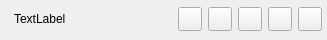
<?xml version="1.0" encoding="UTF-8"?>
<ui version="4.0">
 <class>AFDockTitle</class>
 <widget class="QFrame" name="AFDockTitle">
  <property name="geometry">
   <rect>
    <x>0</x>
    <y>0</y>
    <width>327</width>
    <height>40</height>
   </rect>
  </property>
  <property name="minimumSize">
   <size>
    <width>0</width>
    <height>40</height>
   </size>
  </property>
  <property name="maximumSize">
   <size>
    <width>16777215</width>
    <height>40</height>
   </size>
  </property>
  <property name="windowTitle">
   <string>Frame</string>
  </property>
  <property name="styleSheet">
   <string notr="true"/>
  </property>
  <layout class="QHBoxLayout" name="horizontalLayout" stretch="0,0,0,0,0,0">
   <property name="spacing">
    <number>6</number>
   </property>
   <property name="leftMargin">
    <number>14</number>
   </property>
   <property name="topMargin">
    <number>6</number>
   </property>
   <property name="rightMargin">
    <number>5</number>
   </property>
   <property name="bottomMargin">
    <number>8</number>
   </property>
   <item>
    <widget class="QLabel" name="label">
     <property name="minimumSize">
      <size>
       <width>0</width>
       <height>24</height>
      </size>
     </property>
     <property name="maximumSize">
      <size>
       <width>16777215</width>
       <height>24</height>
      </size>
     </property>
     <property name="text">
      <string>TextLabel</string>
     </property>
     <property name="labelType" stdset="0">
      <string>labelTitle</string>
     </property>
    </widget>
   </item>
   <item>
    <widget class="QPushButton" name="pushButton_ShowSceneControlDock">
     <property name="minimumSize">
      <size>
       <width>24</width>
       <height>24</height>
      </size>
     </property>
     <property name="maximumSize">
      <size>
       <width>24</width>
       <height>24</height>
      </size>
     </property>
     <property name="toolTip">
      <string>장면 모아보기</string>
     </property>
     <property name="text">
      <string/>
     </property>
     <property name="iconSize">
      <size>
       <width>20</width>
       <height>20</height>
      </size>
     </property>
    </widget>
   </item>
   <item>
    <widget class="QPushButton" name="pushButton_ThreeDots">
     <property name="minimumSize">
      <size>
       <width>24</width>
       <height>24</height>
      </size>
     </property>
     <property name="maximumSize">
      <size>
       <width>24</width>
       <height>24</height>
      </size>
     </property>
     <property name="styleSheet">
      <string notr="true"/>
     </property>
     <property name="text">
      <string/>
     </property>
     <property name="iconSize">
      <size>
       <width>20</width>
       <height>20</height>
      </size>
     </property>
     <property name="buttonType" stdset="0">
      <string>threeDots</string>
     </property>
    </widget>
   </item>
   <item>
    <widget class="QPushButton" name="pushButton_MinimumWindow">
     <property name="minimumSize">
      <size>
       <width>24</width>
       <height>24</height>
      </size>
     </property>
     <property name="maximumSize">
      <size>
       <width>24</width>
       <height>24</height>
      </size>
     </property>
     <property name="text">
      <string/>
     </property>
    </widget>
   </item>
   <item>
    <widget class="QPushButton" name="pushButton_MaximumWindow">
     <property name="minimumSize">
      <size>
       <width>24</width>
       <height>24</height>
      </size>
     </property>
     <property name="maximumSize">
      <size>
       <width>24</width>
       <height>24</height>
      </size>
     </property>
     <property name="text">
      <string/>
     </property>
    </widget>
   </item>
   <item>
    <widget class="QPushButton" name="pushButton_Close">
     <property name="sizePolicy">
      <sizepolicy hsizetype="Fixed" vsizetype="Fixed">
       <horstretch>0</horstretch>
       <verstretch>0</verstretch>
      </sizepolicy>
     </property>
     <property name="minimumSize">
      <size>
       <width>24</width>
       <height>24</height>
      </size>
     </property>
     <property name="maximumSize">
      <size>
       <width>24</width>
       <height>24</height>
      </size>
     </property>
     <property name="styleSheet">
      <string notr="true"/>
     </property>
     <property name="text">
      <string/>
     </property>
     <property name="iconSize">
      <size>
       <width>11</width>
       <height>11</height>
      </size>
     </property>
     <property name="buttonType" stdset="0">
      <string>closeButton</string>
     </property>
    </widget>
   </item>
  </layout>
 </widget>
 <resources>
  <include location="aneta-main-resource.qrc"/>
 </resources>
 <connections/>
</ui>
